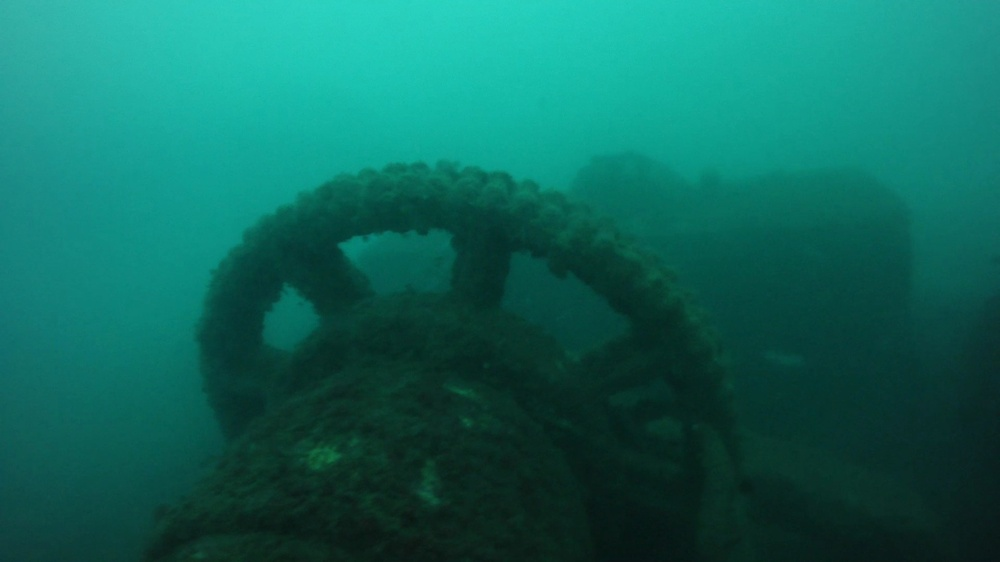
#> input picture SLAM/image6.jpg, 1000 x 562 px, shrunk from 1920 x 1080 before the run, found by its file name
$ python pipeline.py
#> lines starting #> are read from the running program, lines starting #| are printed output that depends on the picture; after the words box and inside, x2 and y2 are one past the last pixel; in counts of white or black regions, pixels touching at a corner belong together
### SLAM/preprocess.py
import cv2
import numpy as np

#image_path = "C:/Users/ssabb/Downloads/IMG_5477.mp4"  # Change to your input video
frame_path = "SLAM/image6.jpg"
frame = cv2.imread(frame_path)
#> frame is the input picture: shape (562, 1000, 3); mean B, G, R 91.7, 103.1, 14.3

def cl_vert(image):
    return image[:,:,1]

# [9 lines left out: function cl_correction, not called in this run]

# [8 lines of commented-out code are left out]

### SLAM/calibration.py
import numpy as np
import cv2
import glob

# termination criteria
criteria = (cv2.TERM_CRITERIA_EPS + cv2.TERM_CRITERIA_MAX_ITER, 30, 0.001)

# prepare object points, like (0,0,0), (1,0,0), (2,0,0) ....,(6,5,0)
objp = np.zeros((7*9,3), np.float32)
objp[:,:2] = np.mgrid[0:9,0:7].T.reshape(-1,2)

# Arrays to store object points and image points from all the images.
objpoints = [] # 3d point in real world space
imgpoints = [] # 2d points in image plane.
images = glob.glob('SLAM/calibration/*.jpg')
print(images)
i=0
for fname in images:
    img = cv2.imread(fname)
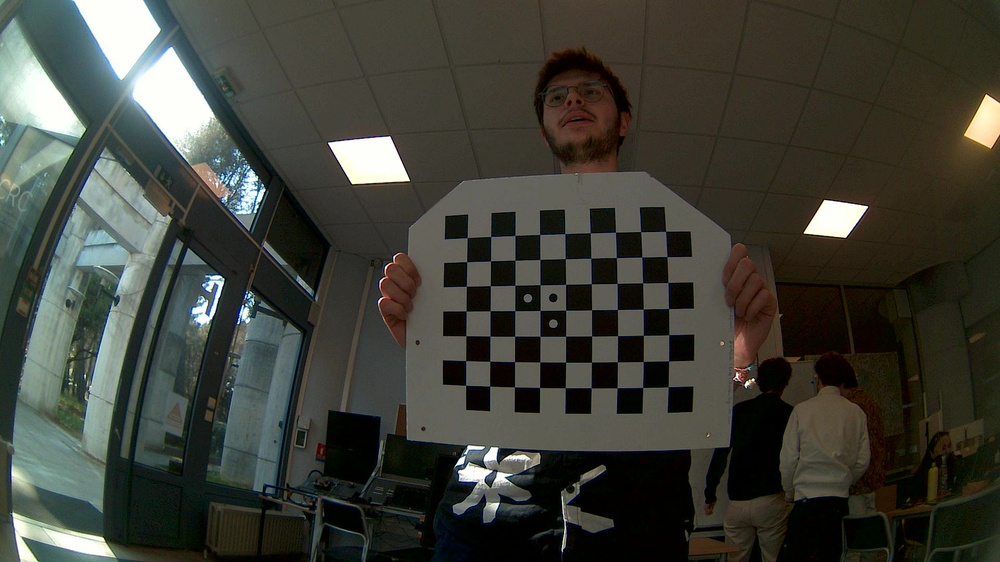
#> input picture SLAM/calibration/WIN_20260323_15_29_54_Pro.jpg, 1000 x 562 px, shrunk from 1920 x 1080 before the run
#> img is the input picture: shape (562, 1000, 3); mean B, G, R 56.2, 64.3, 62.9
    gray = cv2.cvtColor(img, cv2.COLOR_BGR2GRAY)
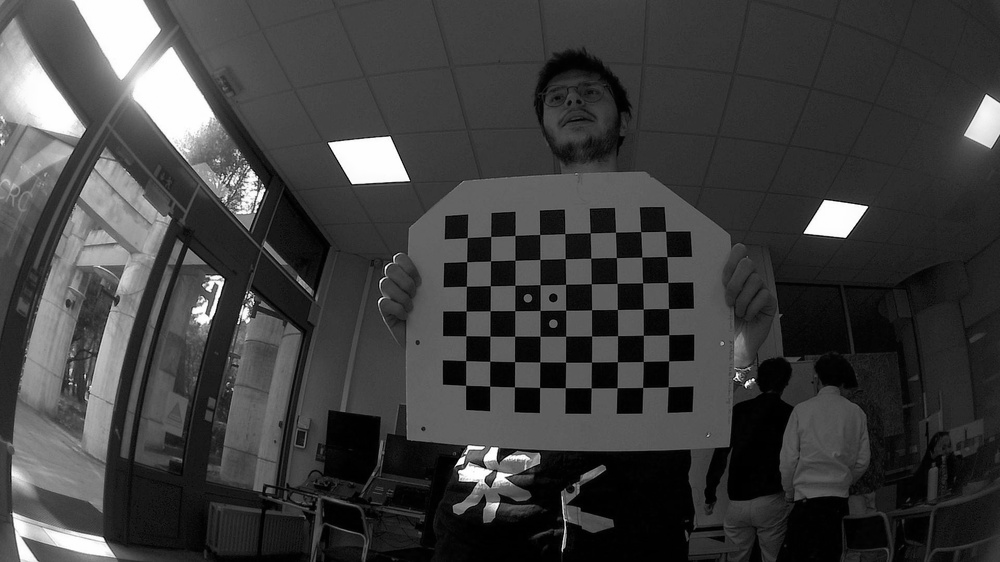
#> gray: shape (562, 1000); min 0, max 255, mean 63
    # cv2.imshow('img', img)
    # cv2.waitKey(500)
    # Find the chess board corners
    ret, corners = cv2.findChessboardCorners(gray, (9,7), None)
#> ret = True; corners = 63 rows, first 8: [668, 386.7], [642.6, 387.4], [617, 387.8], [591, 387.9], [565.3, 387.6], [539.6, 387.4], [514.4, 386.9], [489.6, 386.1]

    # If found, add object points, image points (after refining them)
    if ret == True:
        i +=1
        objpoints.append(objp)

        corners2 = cv2.cornerSubPix(gray,corners, (11,11), (-1,-1), criteria)
#> corners2 = 63 rows, first 8: [668.2, 386.8], [642.7, 387.4], [617.1, 387.7], [591.2, 387.8], [565.2, 387.7], [539.6, 387.5], [514.5, 386.8], [489.6, 386.2]
        imgpoints.append(corners2)

        # Draw and display the corners
        cv2.drawChessboardCorners(img, (9,7), corners2, ret)
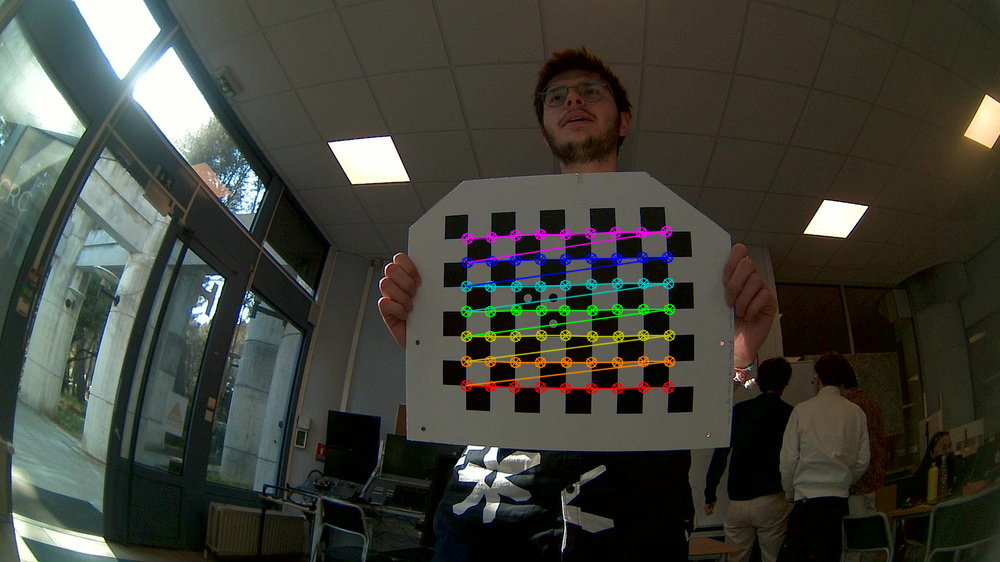
#> img: shape (562, 1000, 3); 2.22% of pixels changed, all inside (x1, y1, x2, y2) = (460, 225, 676, 395)
#> pass 2 of the loop `for fname in images:`:
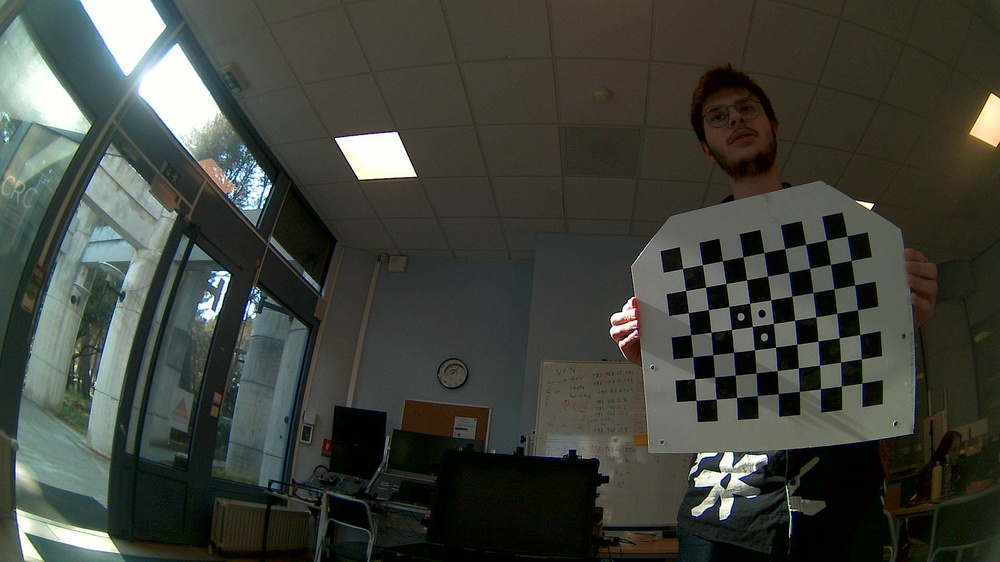
#> input picture SLAM/calibration/WIN_20260323_15_29_58_Pro.jpg, 1000 x 562 px, shrunk from 1920 x 1080 before the run
#> img is the input picture: shape (562, 1000, 3); mean B, G, R 59.7, 67.1, 64.1
#> `gray = cv2.cvtColor(img, cv2.COLOR_BGR2GRAY)`:
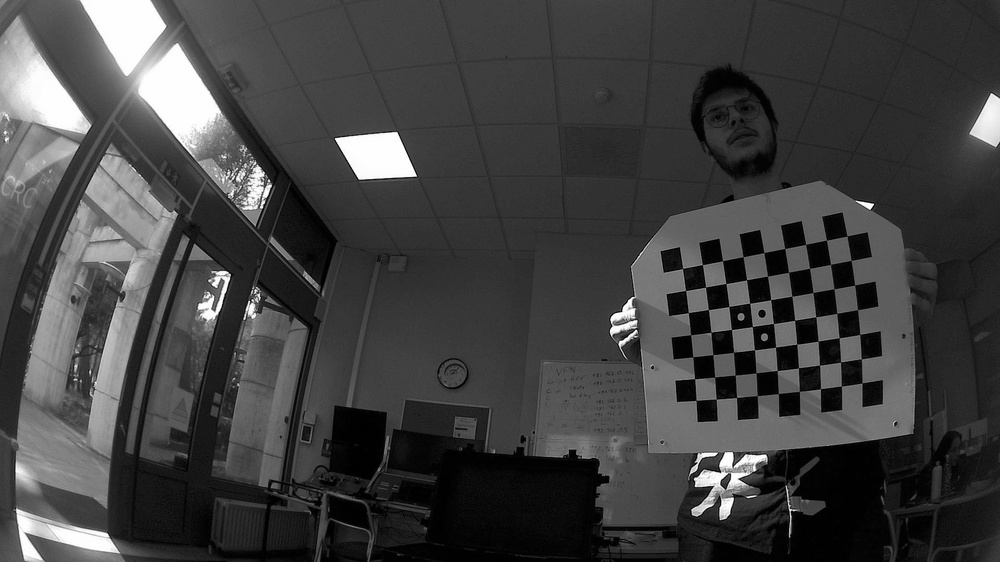
#> gray: shape (562, 1000); min 0, max 255, mean 65.4
#> corners = 63 rows, first 8: [682.6, 268.5], [702.4, 264.6], [722.5, 260.8], [743.1, 256.8], [763.8, 252.6], [784.7, 248.5], [805.5, 244.4], [826.4, 240.3]
#> corners2 = 63 rows, first 8: [682.6, 268.5], [702.4, 264.6], [722.5, 260.8], [743.1, 256.7], [763.8, 252.6], [784.7, 248.5], [805.6, 244.4], [826.5, 240.2]
#> `cv2.drawChessboardCorners(img, (9,7), corners2, ret)`:
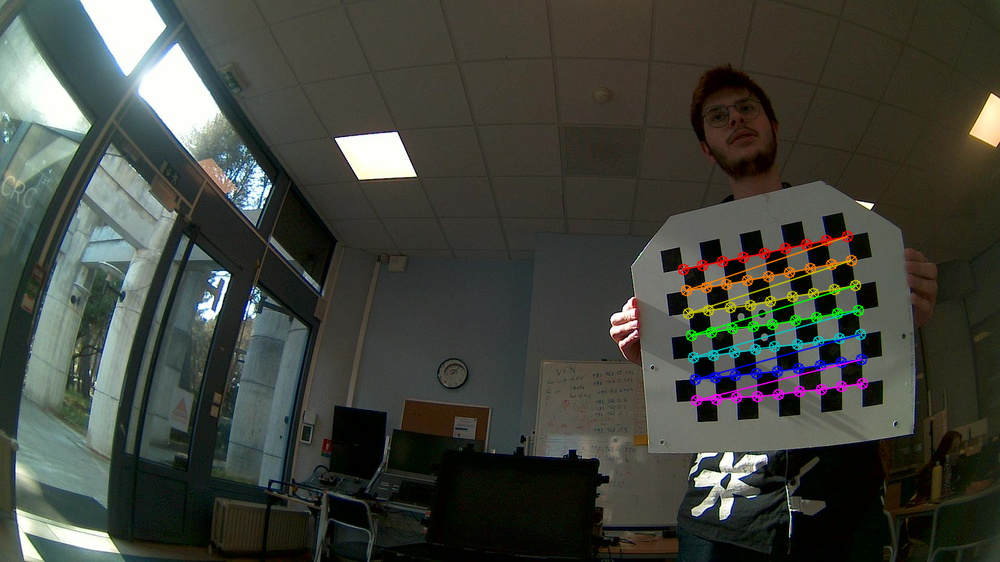
#> img: shape (562, 1000, 3); 1.96% of pixels changed, all inside (x1, y1, x2, y2) = (677, 230, 869, 407)
#> pass 3 of the loop `for fname in images:`:
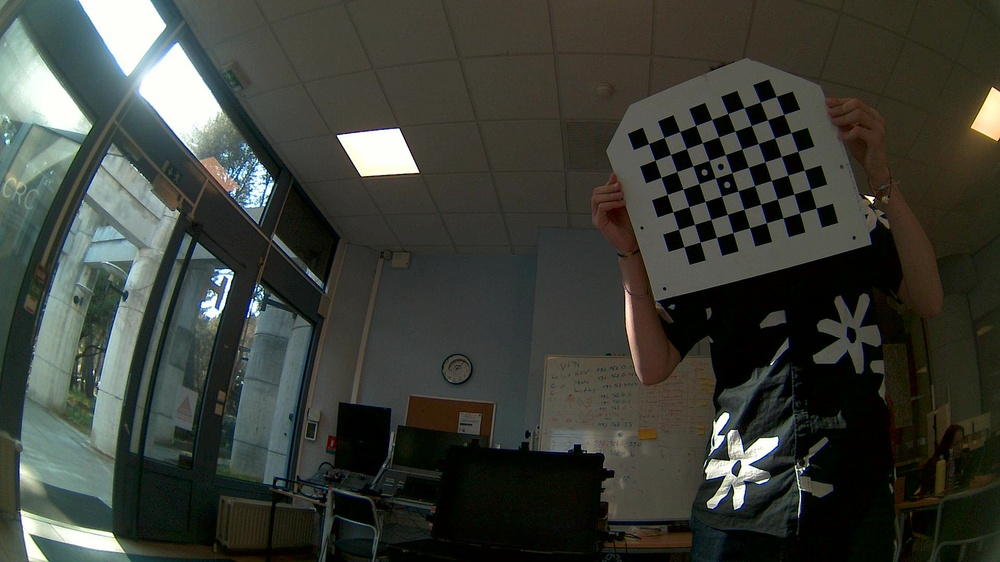
#> input picture SLAM/calibration/WIN_20260323_15_30_00_Pro.jpg, 1000 x 562 px, shrunk from 1920 x 1080 before the run
#> img is the input picture: shape (562, 1000, 3); mean B, G, R 56, 63, 59.8
#> `gray = cv2.cvtColor(img, cv2.COLOR_BGR2GRAY)`:
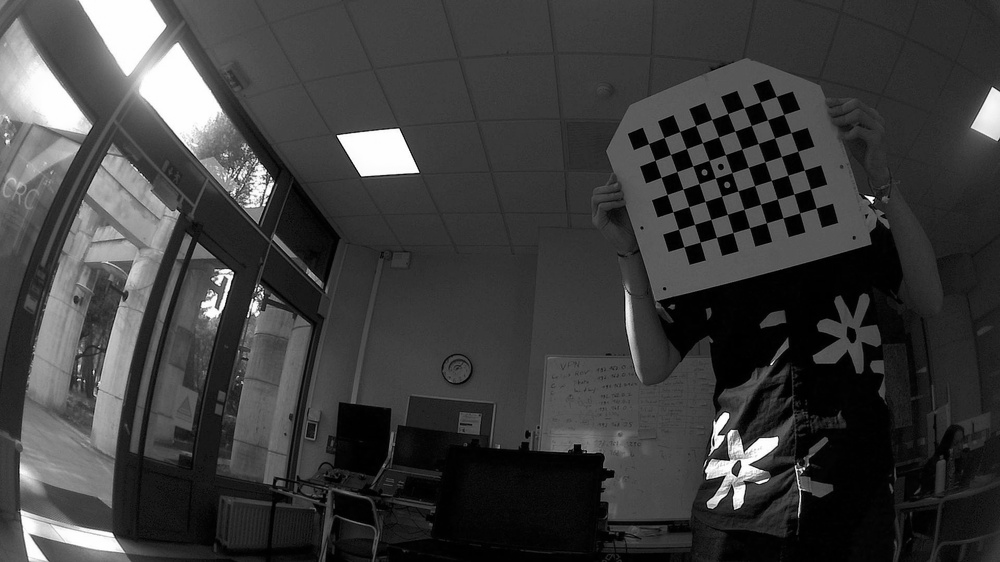
#> gray: shape (562, 1000); min 0, max 255, mean 61.3
#> corners = 63 rows, first 8: [648.6, 143.6], [664.1, 137.6], [679.7, 131.5], [695.6, 125.4], [711.6, 119.4], [727.9, 113.5], [744.1, 107.7], [760.1, 102]
#> corners2 = 63 rows, first 8: [648.6, 143.6], [664.1, 137.5], [679.7, 131.5], [695.6, 125.4], [711.7, 119.4], [727.8, 113.5], [744, 107.7], [760.2, 101.9]
#> `cv2.drawChessboardCorners(img, (9,7), corners2, ret)`:
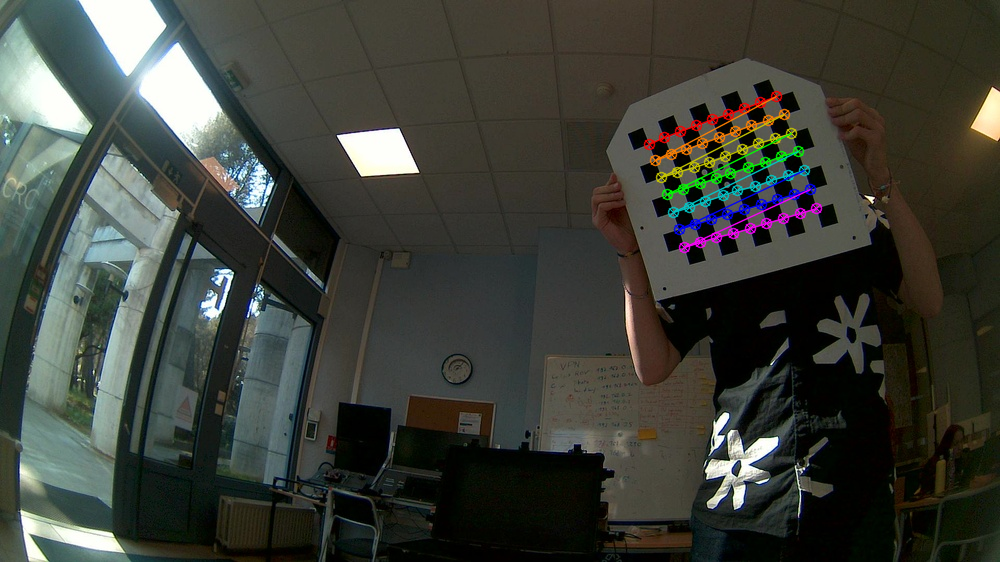
#> img: shape (562, 1000, 3); 1.7% of pixels changed, all inside (x1, y1, x2, y2) = (643, 90, 823, 254)
#> the loop made 4 passes; the first 3 are shown
        # cv2.imshow('img', img)
        # cv2.waitKey(100)
print(len(images)-i)
cv2.destroyAllWindows()
ret, mtx, dist, rvecs, tvecs = cv2.calibrateCamera(objpoints, imgpoints, gray.shape[::-1], None, None)

img = cv2.imread('SLAM/calibration/WIN_20260323_15_47_05_Pro.jpg')
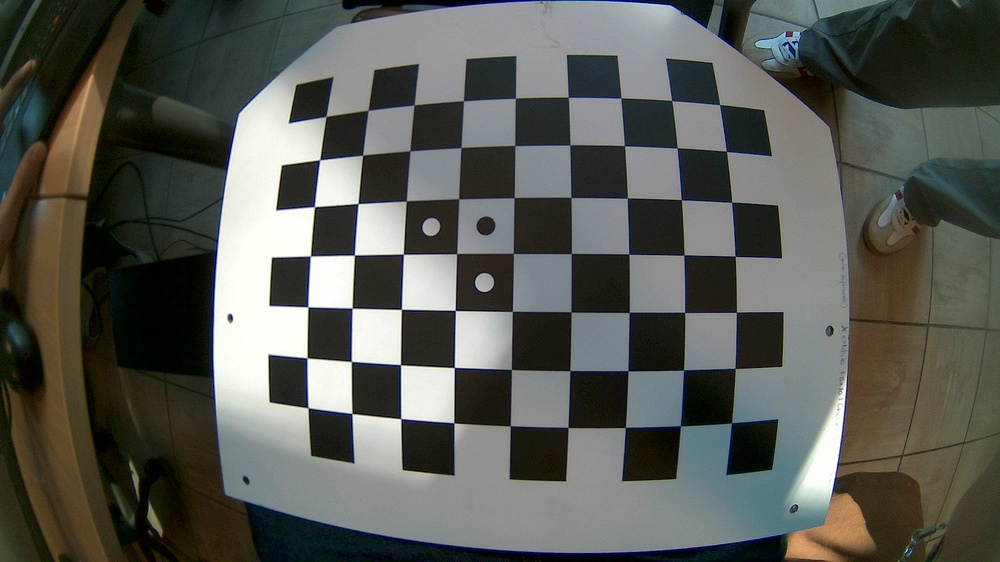
#> input picture SLAM/calibration/WIN_20260323_15_47_05_Pro.jpg, 1000 x 562 px, shrunk from 1920 x 1080 before the run, found by its file name
#> img is the input picture: shape (562, 1000, 3); mean B, G, R 83.9, 89.8, 88.1
h,  w = img.shape[:2]
#> h = 562; w = 1000
newcameramtx, roi = cv2.getOptimalNewCameraMatrix(mtx, dist, (w,h), 1, (w,h))
# undistort
dst = cv2.undistort(img, mtx, dist, None, newcameramtx)
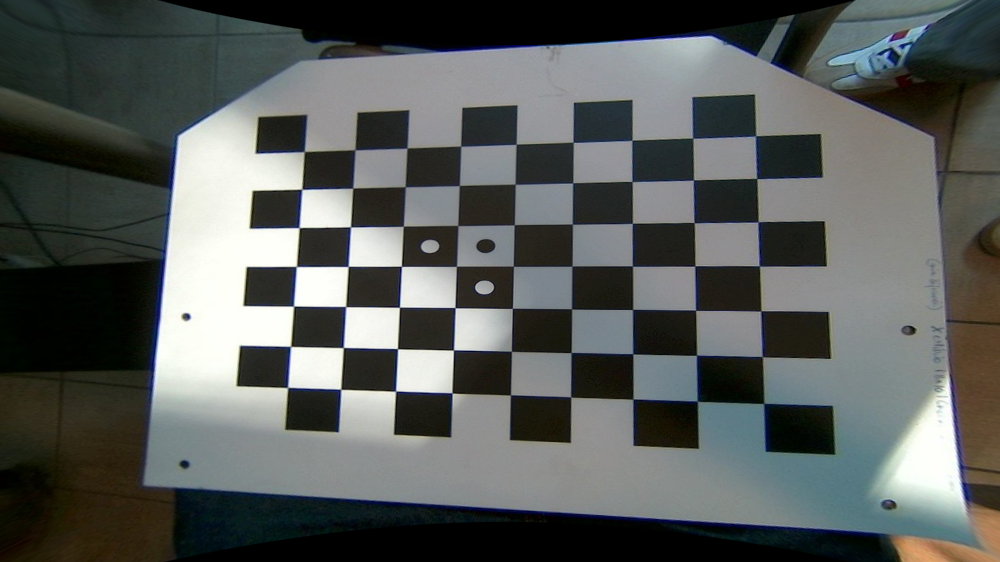
#> dst: shape (562, 1000, 3); mean B, G, R 89.6, 91.8, 88.2

# crop the image
x, y, w, h = roi
print(np.shape(dst))
#| (562, 1000, 3)
dst = dst[y:y+h, x:x+w]
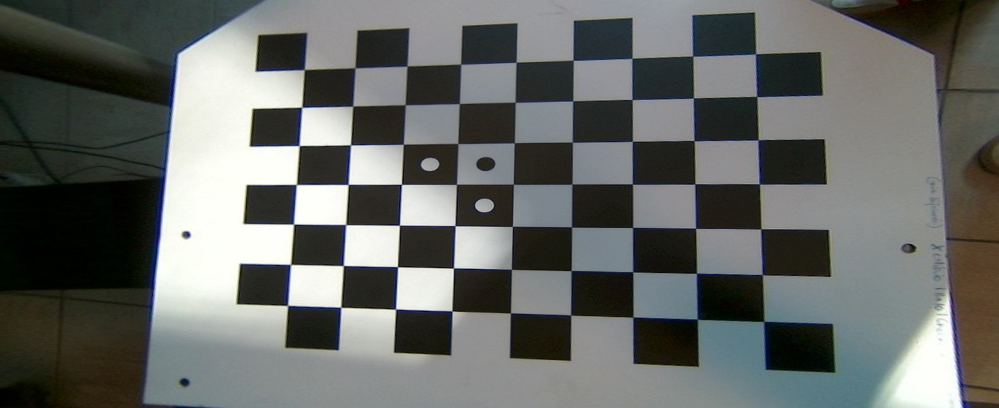
#> dst: shape (408, 999, 3); mean B, G, R 101.5, 104.3, 101.6
cv2.namedWindow('image corrigee', cv2.WINDOW_KEEPRATIO)
cv2.namedWindow('image originale', cv2.WINDOW_KEEPRATIO)
cv2.imshow('image originale',img)
cv2.imshow('image corrigee',dst)
cv2.waitKey()
cv2.imwrite('image corrigee',dst)

### SLAM/pipeline.py
#IDEE GlOBALE DE LA PIPELINE

#1 Preprocessing : preprocessing.py -> on essaye de travailler l'image et de l'améliorer
#2 Calibrage de la caméra avec photos + OpenCV
#3 Feature Detector : KAZE/AKAZE (partie théorique sur LateX)
#4 Feature matching : distance de Hamming avec BrutForce sur OpenCV + filtrage de Lowe
#5 RANSAC et Matrice Essentielle : on extrait le mouvement avec la matrice essentielle
#6 Extraction 3D : avec nos points on fait une triangulation

import pickle
import cv2 as cv
import numpy as np
import argparse

import preprocess
#> (the run stopped early here; a loop or call above may not have finished)
